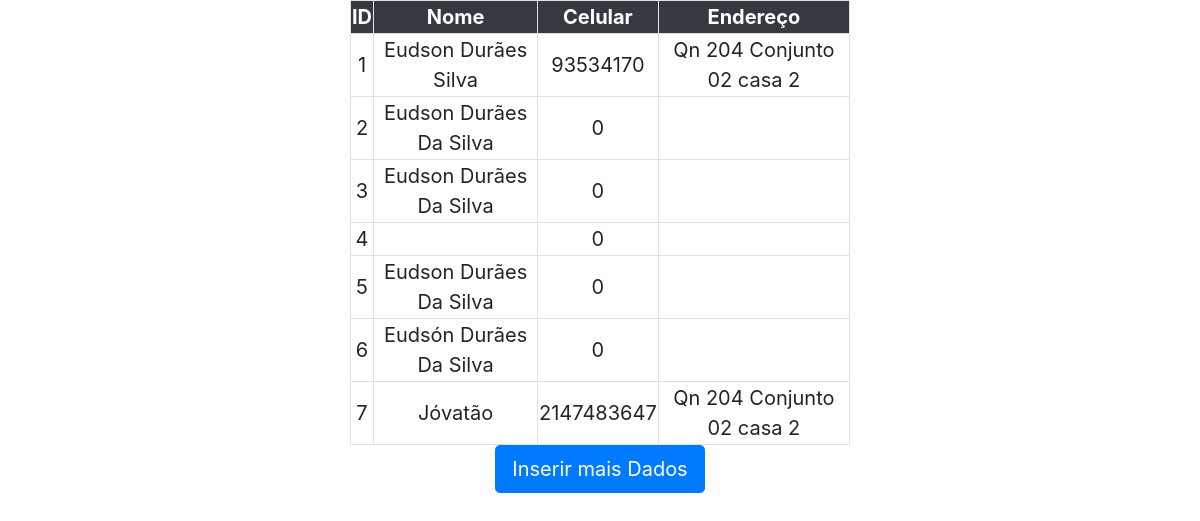
Screenshot of /mostrar_dados.php with the database file from the repository.
### tables this page shows
CREATE TABLE `contato` (
  `id` int(11) NOT NULL,
  `nome` varchar(25) NOT NULL,
  `celular` int(25) NOT NULL,
  `endereco` varchar(25) DEFAULT NULL
);

### mostrar_dados.php (the view, shortened to what this page needs)
<!DOCTYPE html>
<html lang="pt-br">
  <head>
    <link rel="stylesheet" href="https://stackpath.bootstrapcdn.com/bootstrap/4.3.1/css/bootstrap.min.css">
  </head>
  <body>
  <div>
    <?php
    $conexao = conectar();
    $sql = $conexao->prepare("select * from contato order by id;");
    $sql->execute();
   ?>
   <table class="table-bordered table-hover">
     <tr>
       <th class="table-dark">ID</th>
       <th class="table-dark"colspan="6">Nome</th>
       <th class="table-dark">Celular</th>
       <th class="table-dark">Endereço</th>
     </tr>
  <?php
 while ($exibir = $sql->fetch(PDO::FETCH_ASSOC)){
  $id = $exibir["id"];
  $nome = $exibir["nome"];
  $celular = $exibir["celular"];
  $endereco = $exibir["endereco"];
   ?>
   <tr>
     <td><?php echo $id?></td>
     <td colspan="6"><?php echo $nome?></td>
     <td><?php echo $celular?></td>
     <td><?php echo $endereco?></td>
   </tr>
   <?php
  }
    ?>
  </table>
<a href="index.php"><button type="button" class="btn btn-primary btn-lg">Inserir mais Dados</button></a>
  </div>
  </body>
</html>

### mostrar_dados.php (style rules this page uses)
div { margin:auto; width: 500px; height: 500px; font-size: 15pt; text-align: center; }

### rows the page displays
contato: id "1", nome "Eudson Durães Silva", celular "93534170", endereco "Qn 204 Conjunto 02 casa 2"
contato: id "2", nome "Eudson Durães Da Silva", celular "0"
contato: id "3", nome "Eudson Durães Da Silva", celular "0"
contato: id "4", celular "0"
contato: id "5", nome "Eudson Durães Da Silva", celular "0"
contato: id "6", nome "Eudsón Durães Da Silva", celular "0"
contato: id "7", nome "Jóvatão", celular "2147483647", endereco "Qn 204 Conjunto 02 casa 2"
